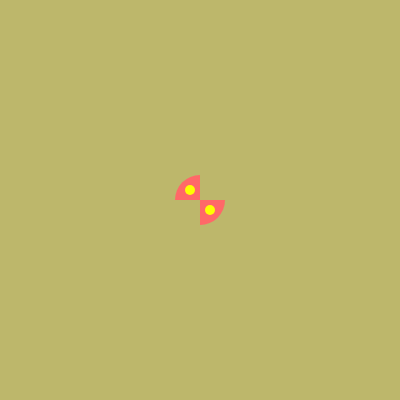
Frame 1 (no input)
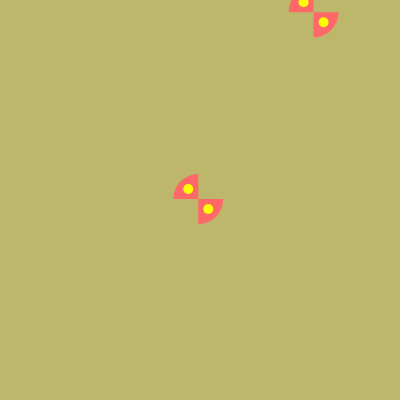
Frame 60 (no input)
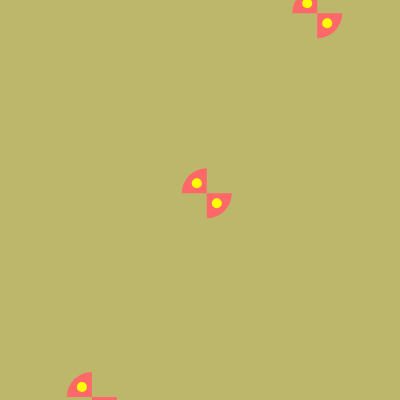
Frame 120 (the mouse pressed at the canvas centre since frame 60)

The p5.js sketch that drew these frames (run headless with seeded random() and noise() and a simulated clock; from frame 60 on, the mouse is pressed at the canvas centre):

// p5.js sketch
// ── sketch.js
var Mariposita; //la abeja Maya

 

 

var misMariposas = [];

 

 

function setup() {

 

  createCanvas(400, 400);

 

  //frameRate(2);

 

 

  Mariposita = new Mariposa (200,200);

 

 

}

 

 

function draw() {

 

  background(189,183,107);

 

 

  //if(mouseIsPressed == true){

 

    //misAbejas [misAbejas.length] = new abeja (mouseX, mouseY); // dibija cuando el mouse está presionado y puede hacer muchs abejas

 

  //}

 

 

  if (frameCount % 50 == 0){ // cada 50 frames nace una abeja nueva

 

    misMariposas[misMariposas.length] = new Mariposa(random (0, width), random(0, height));

 

  }

 

 

  for (var i = 0; i < misMariposas.length; i = i + 1){

 

    misMariposas[i].dibujarse();

 

    misMariposas[i].moverse();

 

    if (misMariposas[i].edad > 510){

 

      misMariposas[i].morirse();

 

    }

 

 

    if (mouseIsPressed == true ) {

 

      if (dist(mouseX, mouseY, misMariposas[i].x, misMariposas[i].y) <40){

 

        misMariposas[i].morirse();

 

      }

 

    }

 

  }

 

 

  Mariposita.dibujarse();

 

  Mariposita.moverse();

 

  if(Mariposita.edad > 100){

 

    //maya.morirse();

 

  }

 

 

  }

 

 

function mouseReleased() {

 

  //misAbejas[misAbejas.length] = new abeja(mouseX, mouseY);// dibuja cuando suelto el mouse

 

 

}

 

 

 

function Mariposa(miX, miY){ //caracteristicas de la especie abejas

 

  this.x = miX;

 

  this.y = miY;

 

                this.x1 = miX;

 

                this.y1 = miY;

 

  this.tam = 20;

 

  this.edad = 0;

 

  this.estaViva = true;

 

 

 

  //habilidades de la especie abejas

 

 

  this.dibujarse = function(){

 

    if(this.estaViva == true) {

 

  fill(255, 104, 104);

 

                                                noStroke();

 

                arc(this.x, this.y, 50, 50, 0, HALF_PI);

 

                arc(this.x, this.y, 50, 50, PI, PI + HALF_PI);

 

                                                noFill();

 

                                                fill(255,255,0)

 

                                                ellipse(this.x -10, this.y-10, 10, 10);

 

                                                ellipse(this.x +10, this.y+10, 10, 10);

 

                noFill();

 

                                               

    }

 

};

 

 

  this.moverse = function(){

 

    this.x = this.x +random(-1, 1);

 

    this.y = this.y + random(-1, 1);

 

                                

    this.edad = this.edad + 1;

 

  };

 

 

  this.morirse = function(){

 

    this.estaViva = false;

 

  };

 

}

 

 
